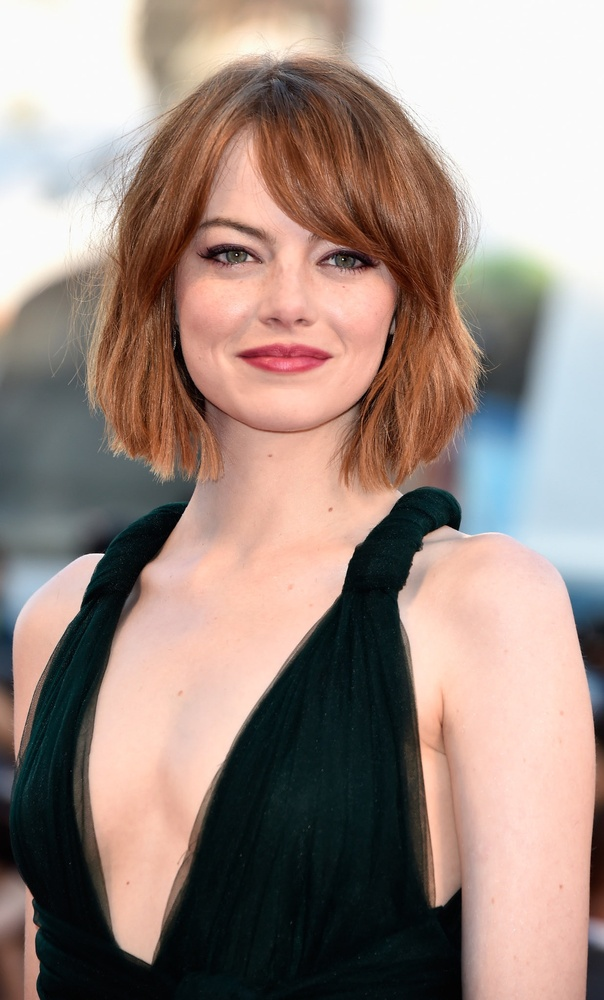
#> input picture pics/emma.jpeg, 604 x 1000 px, shrunk from 1237 x 2048 before the run
$ python main.py
#> lines starting #> are read from the running program, lines starting #| are printed output that depends on the picture; after the words box and inside, x2 and y2 are one past the last pixel; in counts of white or black regions, pixels touching at a corner belong together
import matplotlib.pyplot as plt
import matplotlib.image as img
from scipy import signal
import pandas as pd
import numpy as np

def convert_grayscale(img):
    r_val = 0.299
    g_val = 0.587
    b_val = 0.114

    r = img[...,0]
    g = img[..., 1]
    b = img[..., 2]
    return r_val * r + g_val * g + b_val * b


def gaussian_filter(filter_size, sigma):
    # constant within the formula

    const = 1 / (2.0 * np.pi * sigma**2)
    iter_size = filter_size // 2

    # Creating the filter, originally empty with 0's
    filter = np.zeros((filter_size,filter_size), np.float32)

    # Coverts the range of the filter matrix
    for x in range (-iter_size, iter_size):
        for y in range(-iter_size, iter_size):
            exp_val = np.exp(-(x**2.0 + y**2.0) / (2.0 * (sigma **2.0)))
            filter[x + iter_size, y + iter_size] = const * exp_val

    return filter


def gradient_sobel_calc(blur_img):
    Gx = np.array([[-1,0,1],[-2,0,2],[-1,-0,1]], np.float32)
    Gy = np.array([[1,2,1],[0,0,0],[-1,-2,-1]], np.float32)

    Gx_img = signal.convolve2d(blur_img, Gx)
    Gy_img = signal.convolve2d(blur_img, Gy)

    G = np.sqrt((Gx_img ** 2.0)+(Gy_img ** 2.0))
    theta = np.arctan2(Gx_img, Gy_img)
    return (G,theta)

def non_max_supression(G, theta):

    row, col = G.shape
    Z = np.zeros((row,col), np.int32)

    angle = theta * 180. / np.pi
    angle[angle < 0] += 180

    for i in range (1, row - 1):
        for j in range (1, col - 1):
            q = 255
            r = 255

            if (0 <= angle[i,j] < 22.5) or (157.5 <= angle[i,j] <= 180):
                r = [i, j-1]
                q = G[i, j+1]

            elif (22.5 <= angle[i,j] < 67.5):
                r = G[i-1, j+1]
                q = G[i+1, j-1]

            elif (67.5 <= angle[i,j] < 112.5):
                r = G[i-1, j]
                q = G[i+1, j]

            elif (112.5 <= angle[i,j] < 157.5):
                r = G[i+1, j+1]
                q = G[i-1, j-1]

            if ((G[i,j] >= q) and (G[i,j] >= r)).all():
                Z[i,j] = G[i,j]
            else:
                Z[i,j] = 0

    return Z

def double_threshold(img, lowRatio, highRatio):

    highThreshold = img.max() * highRatio
    lowThreshold = lowRatio * highRatio

    width, height = img.shape
    result = np.zeros((width,height), np.int32)

    weak_pixel_val = 75
    strong_pixel_val = 255

    strong_i, strong_j = np.where(img >= highThreshold)
    weak_i, weak_j = np.where((img <= highThreshold) & (img >= lowThreshold))

    result[strong_i,strong_j] = strong_pixel_val
    result[weak_i,weak_j] = weak_pixel_val

    return result

def hysteresis(img, weak, strong):
    for i in range(1,img.shape[0] - 1):
        for j in range(1,img.shape[1] - 1):
             if (img[i, j] == weak):
                if (
                    (img[i+1, j-1] == strong) or (img[i+1, j] == strong) or
                    (img[i+1, j+1] == strong) or (img[i, j-1] == strong) or
                    (img[i, j+1] == strong) or (img[i-1, j-1] == strong) or
                    (img[i-1, j] == strong) or (img[i-1, j+1] == strong)
                ):
                    img[i, j] = strong
                else:
                    img[i, j] = 0

    return img

import numpy as np

#n cols, n rows subplots
fig, axs = plt.subplots(1,2)

sample_img = img.imread('pics/emma.jpeg')
#> sample_img is the input picture: shape (1000, 604, 3); mean R, G, B 156.5, 137.7, 129.7

grey_img = convert_grayscale(sample_img)
#> in convert_grayscale, `b = img[..., 2]`:
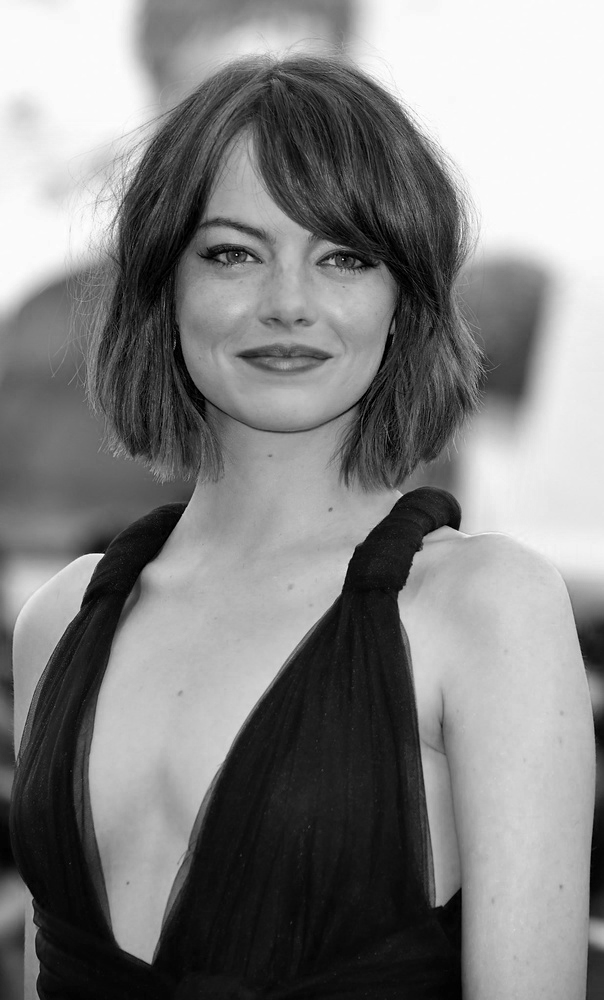
#> b: shape (1000, 604); min 0, max 255, mean 129.7

blurred_img =  signal.convolve2d(grey_img, gaussian_filter(15,5))
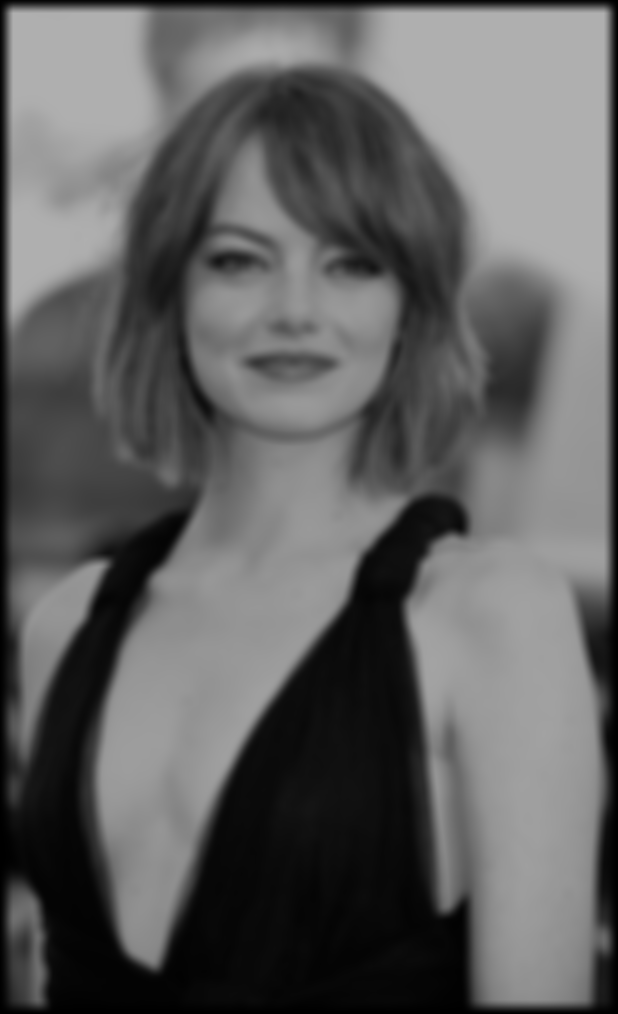
#> blurred_img: shape (1014, 618) float64; min 0, max 175.5, mean 96.2

gradient, theta = gradient_sobel_calc(blurred_img)
#> in gradient_sobel_calc, `Gy_img = signal.convolve2d(blur_img, Gy)`:
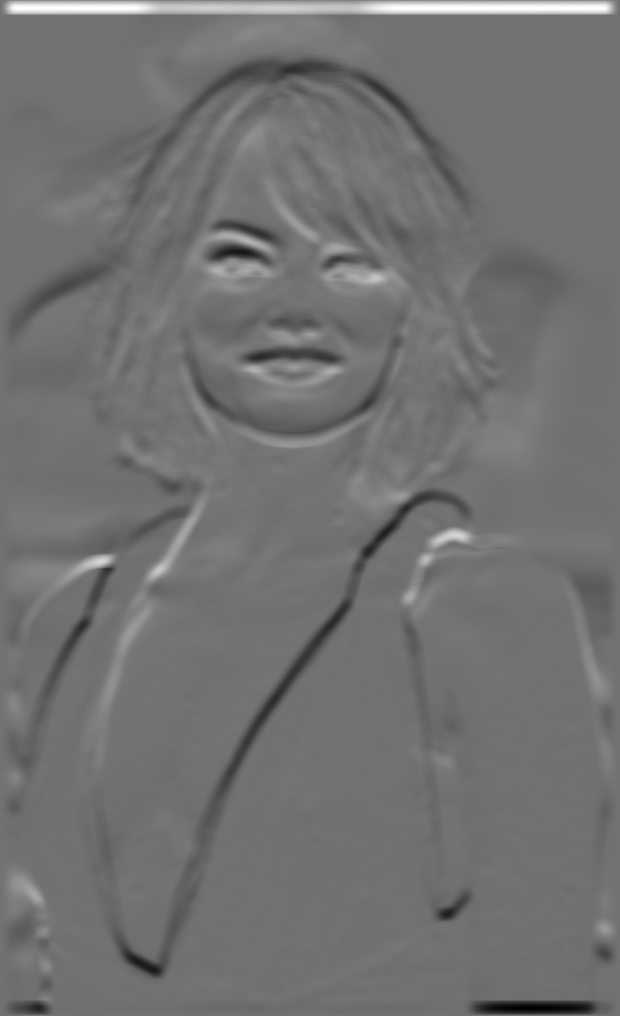
#> Gy_img: shape (1016, 620) float64; min -107.4, max 132.5, mean 0; drawn with min black and max white
#> in gradient_sobel_calc, `theta = np.arctan2(Gx_img, Gy_img)`:
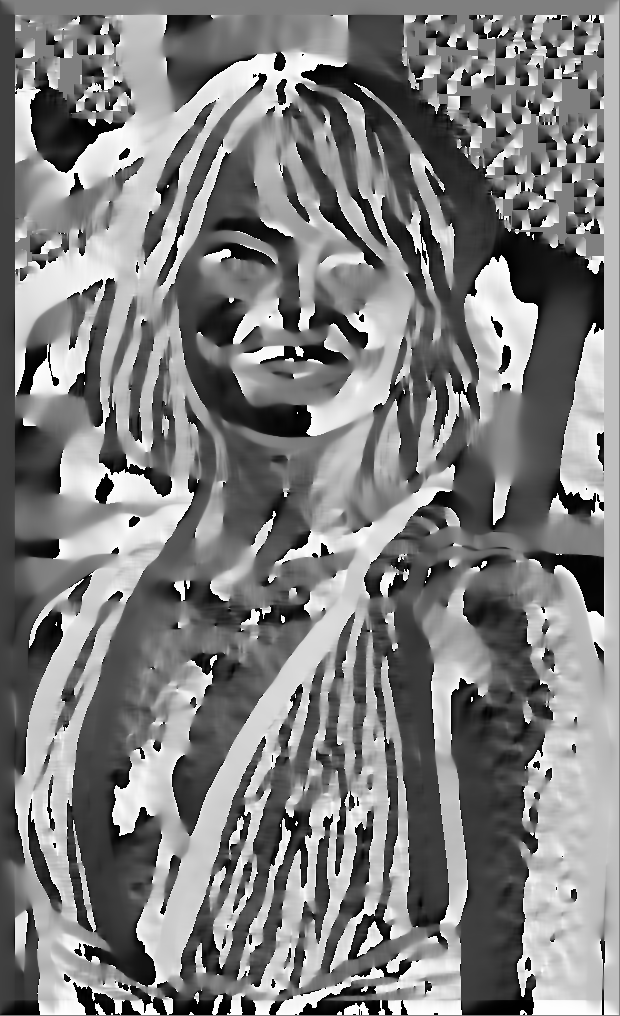
#> theta: shape (1016, 620) float64; min -3.14, max 3.14, mean -0.00515; drawn with min black and max white

suppressed_img = non_max_supression(gradient, theta)
#> in non_max_supression, `angle[angle < 0] += 180`:
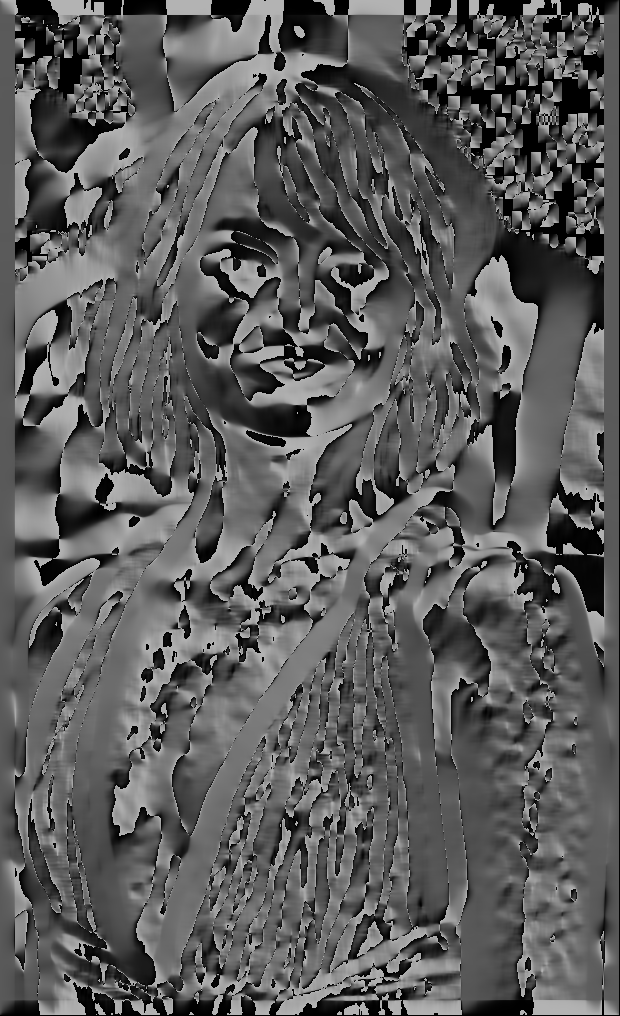
#> angle: shape (1016, 620) float64; min 0, max 180, mean 91.7
#> after the loop in non_max_supression, `for i in range (1, row - 1):`:
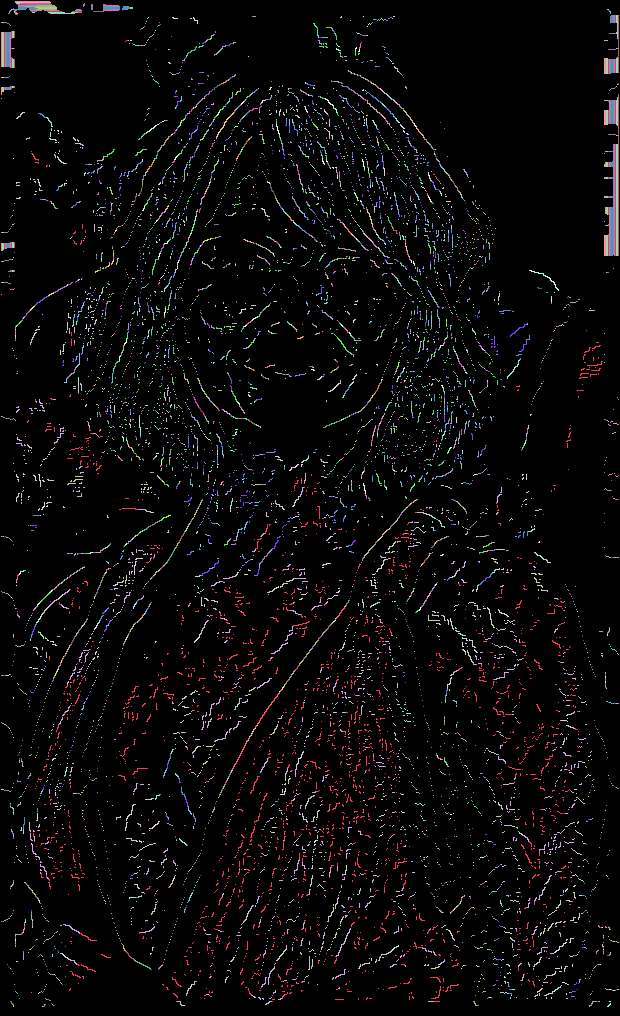
#> Z: shape (1016, 620) int32; 129 distinct labels, from 0 to 132; one colour per label, 0 black

threshold_img = double_threshold(suppressed_img, 0.05, 0.14)
#> in double_threshold, `highThreshold = img.max() * highRatio`: highThreshold = 18.48
#> in double_threshold, `strong_i, strong_j = np.where(img >= highThreshold)`: strong_i = 9521 values from 1 to 1006; strong_j = 9521 values, max 618 at index 663, min 1 at index 722, mean 310.7
#> threshold_img: shape (1016, 620) int32; 3 distinct labels, from 0 to 255

final_img = hysteresis(np.copy(threshold_img), 75, 255)
#> after the loop in hysteresis, `for i in range(1,img.shape[0] - 1):`:
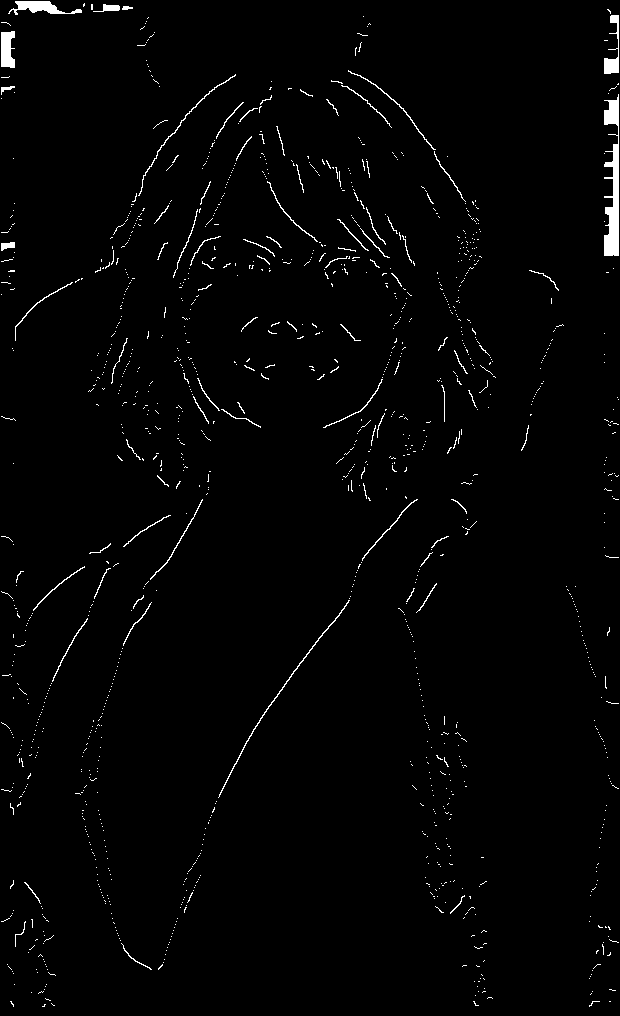
#> img: shape (1016, 620) int32; 1.6% white; 1305 white regions (1228 under 20 px), largest, box (x1, y1, x2, y2) and area: (604, 94, 619, 256) 1458, (8, 1, 82, 15) 483, (1, 31, 15, 68) 423

# Grey colormap as necessary for imshow
axs[0].imshow(sample_img, cmap=plt.get_cmap('gray'))
axs[1].imshow(final_img, cmap=plt.get_cmap('gray'))

plt.show()

$ run again, with pics/fox.jpeg copied over pics/emma.jpeg
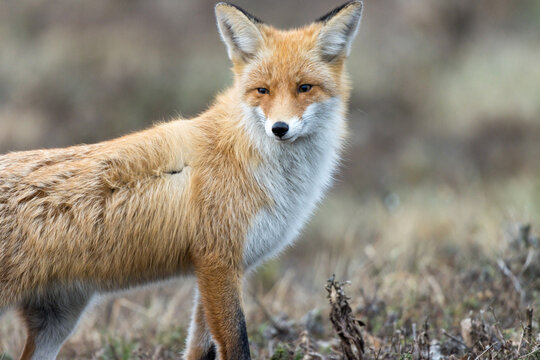
#> input picture pics/fox.jpeg, 540 x 360 px
#> sample_img is the input picture: shape (360, 540, 3); mean R, G, B 142.1, 133.9, 120.2
#> after the loop in non_max_supression, `for i in range (1, row - 1):`:
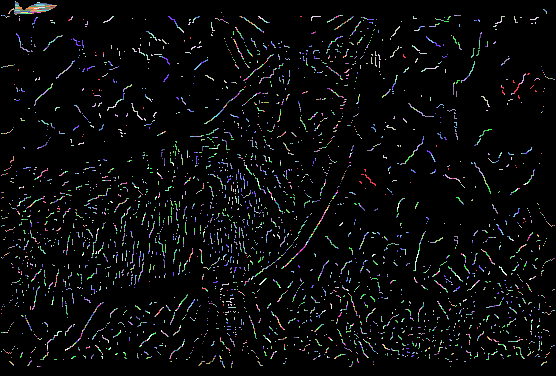
#> Z: shape (376, 556) int32; 107 distinct labels, from 0 to 112; one colour per label, 0 black
#> highThreshold = 15.68
#> strong_i = 5017 values from 1 to 367; strong_j = 5017 values, max 554 at index 856, min 1 at index 345, mean 245.3
#> weak_i = 6995 values from 15 to 361; weak_j = 6995 values, max 554 at index 4934, min 15 at index 1599, mean 270.6
#> threshold_img: shape (376, 556) int32; 3 distinct labels, from 0 to 255
#> after the loop in hysteresis, `for i in range(1,img.shape[0] - 1):`:
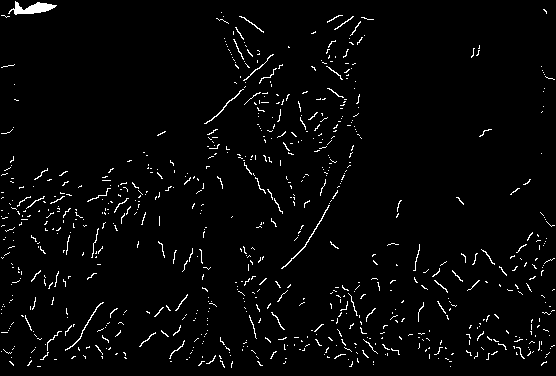
#> img: shape (376, 556) int32; 2.7% white in thin lines or dots
